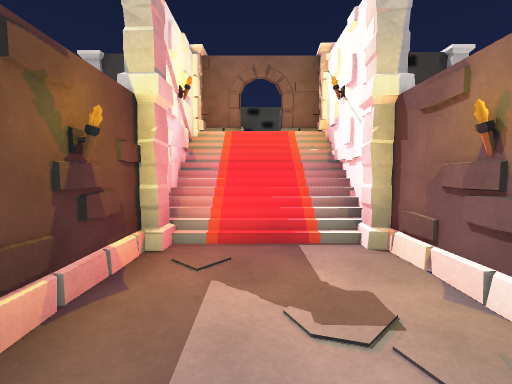
[1] (above)

17 first-person views from a walk through a 3-D level made in the Unity game engine. The camera is 1.5 m above the floor, tilts 4° down and sees 90° across. Doors are open. The floor is counted in squares, 2 m on a side. Each view is taken from the middle of a square. On the plan, view 1 faces up. The plan holds only what a view shows up to about 9 squares ahead; the rest is blank. Some animated figures are not drawn.

[2]
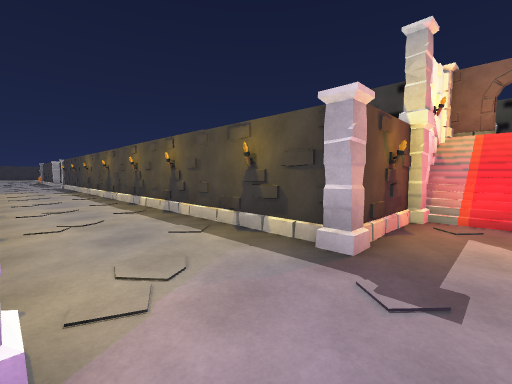

[3]
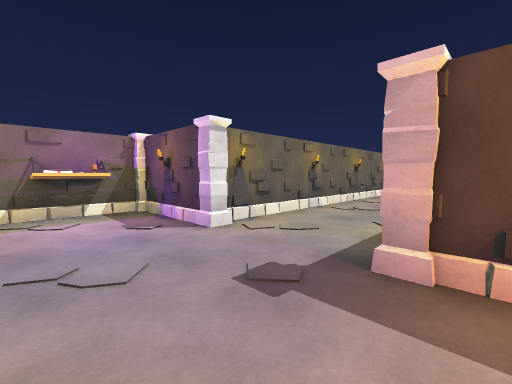

[4]
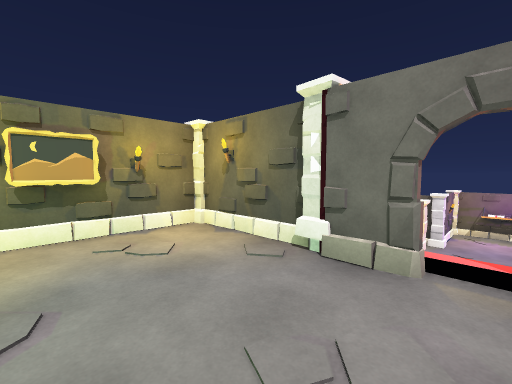

[5]
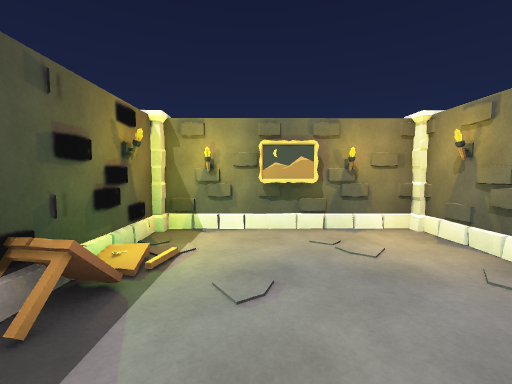

[6]
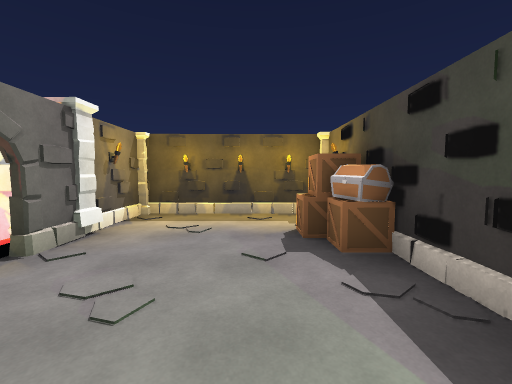

[7]
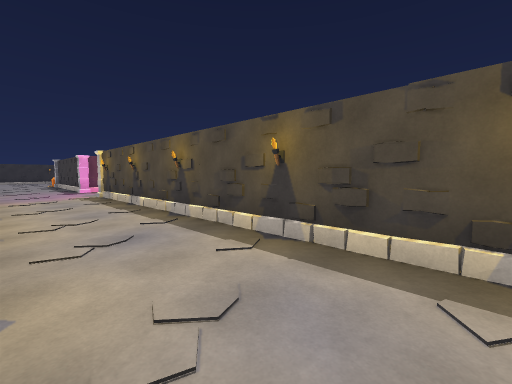

[8]
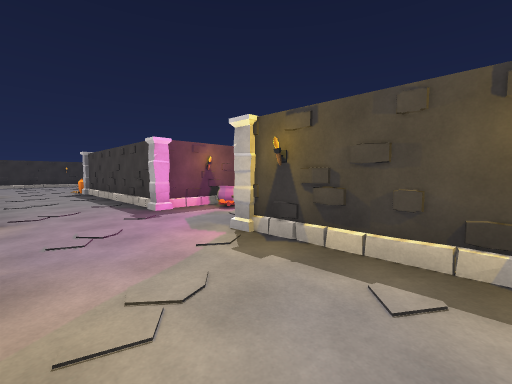

[9]
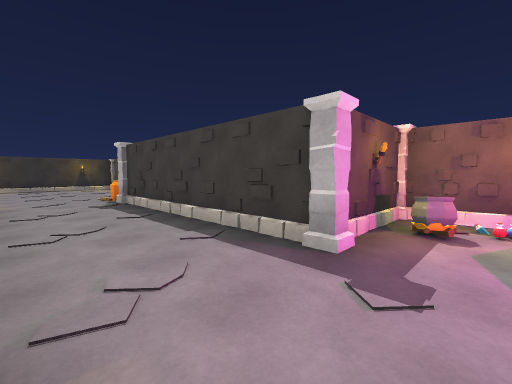

[10]
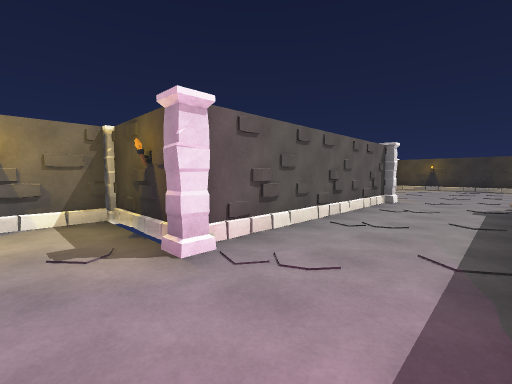

[11]
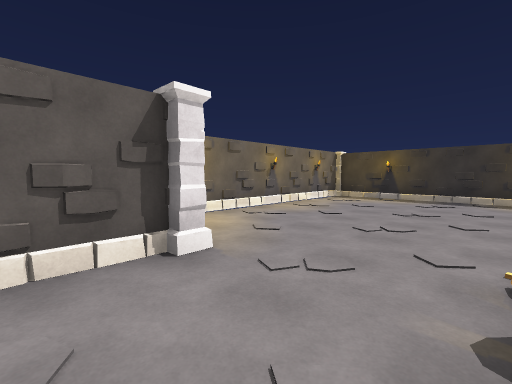

[12]
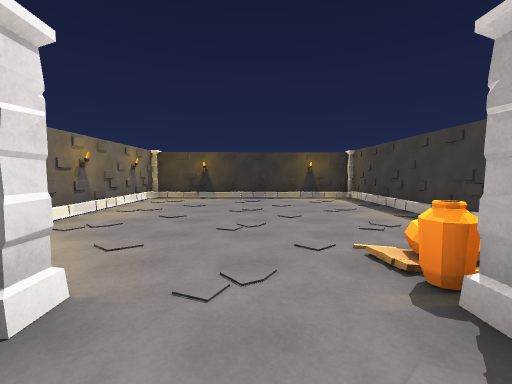

[13]
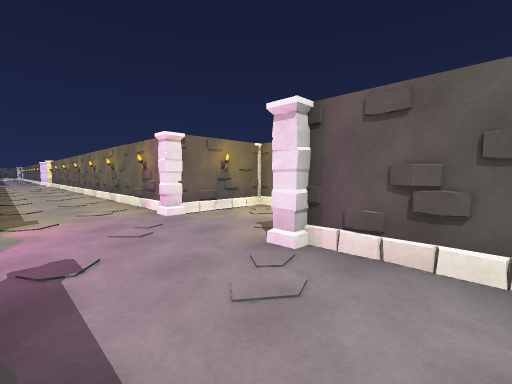

[14]
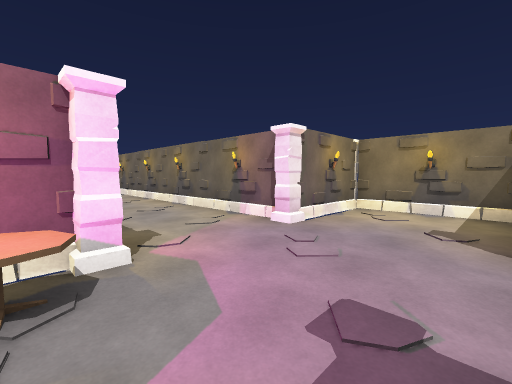

[15]
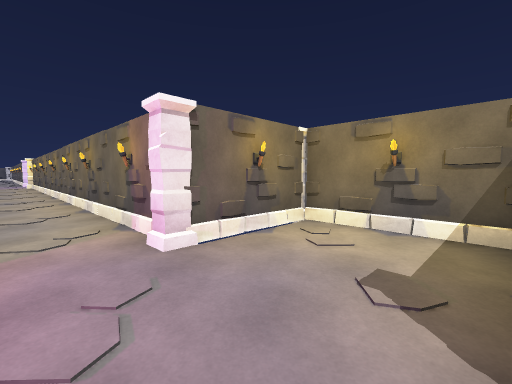

[16]
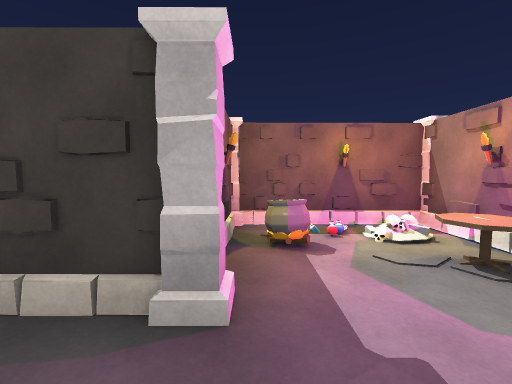

[17]
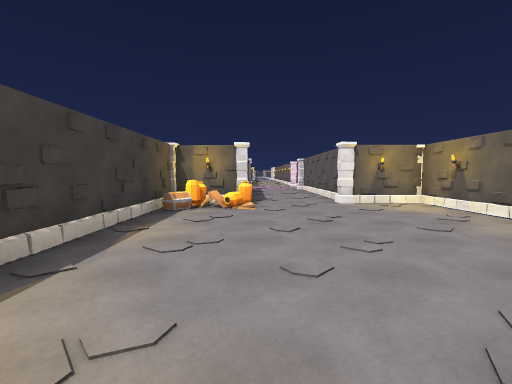

### Floor plan
Key: @ floor where view 1 was taken; # wall or solid block; . main floor; : floor 0.5 m higher than the main floor; + floor 2.75 m higher than the main floor; * floor 3 m higher than the main floor; / step, stairs or slope; D open door; P pillar; C chest; T table; R crate; K kettle; I potion; J jar; O other object.
Columns run from 33 left of view 1 to 4 right of it. Each row starts with its distance up from view 1.
  9                                  #####
  8                               P+CRT*P#
  7                               #++++++#
  6                               #++++++#
  5                               P+PDP++P
  4                                 #/###
  3    #####     PP###              P/:#
  2 #P##..C##     KI##              #..#
  1 #......T######..T################..#
  0 #......JP.....P.P...............P@P
 -1 #..................................
 -2 #.......P.....P..P..............P.P#
 -3 #.......#######..################..#
 -4 P.......O    #...#              P O#
 -5  #######      P###              P###

Where each view was taken, in squares from view 1:
view 1: 0 up, 0 right, facing up
view 2: 2 down, 0 right, facing up-left
view 3: 1 up, 1 right, facing down-left
view 4: 7 up, 0 right, facing down-right
view 5: 7 up, 0 right, facing right
view 6: 7 up, 2 right, facing left
view 7: 2 down, 7 left, facing up-left
view 8: 2 down, 14 left, facing up-left
view 9: 2 down, 18 left, facing up-left
view 10: 0 up, 18 left, facing down-left
view 11: 0 up, 24 left, facing down-left
view 12: 1 down, 24 left, facing left
view 13: 0 up, 21 left, facing down-right
view 14: 1 up, 19 left, facing down-right
view 15: 1 down, 19 left, facing down-right
view 16: 1 down, 19 left, facing up
view 17: 0 up, 32 left, facing right
